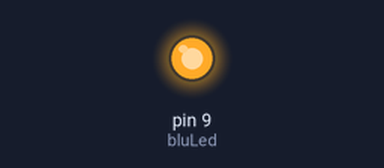
A sketch run on a simulated Arduino Uno, built with avr-gcc and run on an emulated ATmega328P. On the bench: output pins drawn as LEDs (lit = HIGH).

Above: at 0.1 s.
Timing chart, 0 to 1.6 s (numbered marks = the images above):
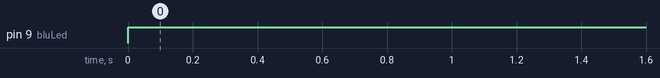

The sketch:

pwm.ino
```cpp
int bluLed = 9;
int brightness1 =255;
int dt = 500;

void setup() {
  //put your setup code heare, to run once:
pinMode (bluLed, OUTPUT);
}

void loop(){
  //put your main code here, to run reapeatedly
analogWrite (bluLed, brightness1);
delay(dt);
}
```

Measured:
- by itself, pin 9 (bluLed): LOW → HIGH at 0.00 s
